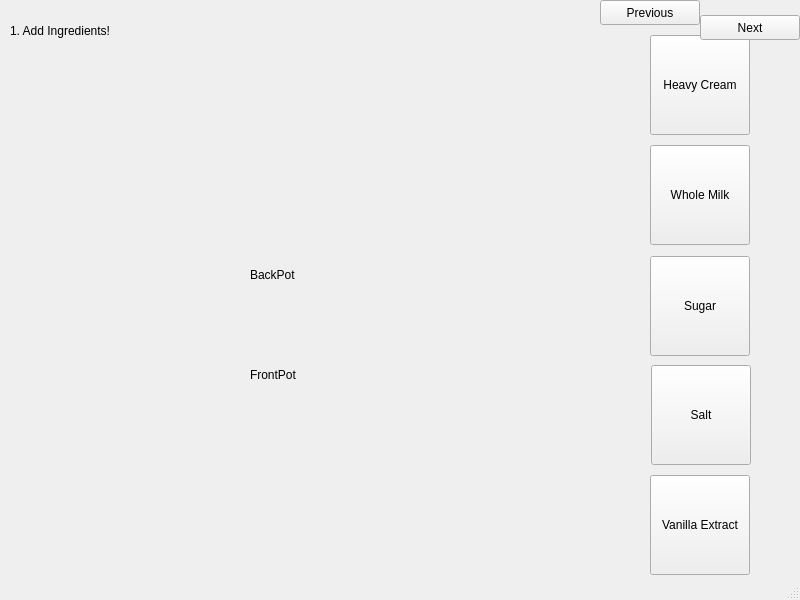
<?xml version="1.0" encoding="UTF-8"?>
<ui version="4.0">
 <class>MainWindow</class>
 <widget class="QMainWindow" name="MainWindow">
  <property name="geometry">
   <rect>
    <x>0</x>
    <y>0</y>
    <width>800</width>
    <height>600</height>
   </rect>
  </property>
  <property name="windowTitle">
   <string>MainWindow</string>
  </property>
  <widget class="QWidget" name="centralwidget">
   <widget class="QStackedWidget" name="gameScreens">
    <property name="geometry">
     <rect>
      <x>0</x>
      <y>0</y>
      <width>801</width>
      <height>600</height>
     </rect>
    </property>
    <property name="currentIndex">
     <number>1</number>
    </property>
    <widget class="QWidget" name="screen00Start">
     <widget class="QLabel" name="label">
      <property name="geometry">
       <rect>
        <x>130</x>
        <y>145</y>
        <width>221</width>
        <height>81</height>
       </rect>
      </property>
      <property name="text">
       <string>0. Start Menu: IceGunga Master</string>
      </property>
     </widget>
    </widget>
    <widget class="QWidget" name="screen01Add">
     <widget class="QLabel" name="labelAddIngredients">
      <property name="geometry">
       <rect>
        <x>10</x>
        <y>10</y>
        <width>141</width>
        <height>41</height>
       </rect>
      </property>
      <property name="text">
       <string>1. Add Ingredients!</string>
      </property>
     </widget>
     <widget class="QPushButton" name="buttonCream">
      <property name="geometry">
       <rect>
        <x>650</x>
        <y>35</y>
        <width>100</width>
        <height>100</height>
       </rect>
      </property>
      <property name="text">
       <string>Heavy Cream</string>
      </property>
     </widget>
     <widget class="QPushButton" name="buttonMilk">
      <property name="geometry">
       <rect>
        <x>650</x>
        <y>145</y>
        <width>100</width>
        <height>100</height>
       </rect>
      </property>
      <property name="text">
       <string>Whole Milk</string>
      </property>
     </widget>
     <widget class="QPushButton" name="buttonSugar">
      <property name="geometry">
       <rect>
        <x>650</x>
        <y>256</y>
        <width>100</width>
        <height>100</height>
       </rect>
      </property>
      <property name="text">
       <string>Sugar</string>
      </property>
     </widget>
     <widget class="QPushButton" name="buttonSalt">
      <property name="geometry">
       <rect>
        <x>651</x>
        <y>365</y>
        <width>100</width>
        <height>100</height>
       </rect>
      </property>
      <property name="text">
       <string>Salt</string>
      </property>
     </widget>
     <widget class="QPushButton" name="buttonVanilla">
      <property name="geometry">
       <rect>
        <x>650</x>
        <y>475</y>
        <width>100</width>
        <height>100</height>
       </rect>
      </property>
      <property name="text">
       <string>Vanilla Extract</string>
      </property>
     </widget>
     <widget class="QLabel" name="labelFrontPot">
      <property name="geometry">
       <rect>
        <x>250</x>
        <y>300</y>
        <width>300</width>
        <height>150</height>
       </rect>
      </property>
      <property name="text">
       <string>FrontPot</string>
      </property>
     </widget>
     <widget class="QLabel" name="labelBackPot">
      <property name="geometry">
       <rect>
        <x>250</x>
        <y>200</y>
        <width>300</width>
        <height>150</height>
       </rect>
      </property>
      <property name="text">
       <string>BackPot</string>
      </property>
     </widget>
    </widget>
    <widget class="QWidget" name="screen02Boil">
     <widget class="QLabel" name="label_3">
      <property name="geometry">
       <rect>
        <x>80</x>
        <y>85</y>
        <width>251</width>
        <height>61</height>
       </rect>
      </property>
      <property name="text">
       <string>2. Boil Mixture!</string>
      </property>
     </widget>
    </widget>
    <widget class="QWidget" name="screen03Freeze">
     <widget class="QLabel" name="label_4">
      <property name="geometry">
       <rect>
        <x>120</x>
        <y>95</y>
        <width>161</width>
        <height>41</height>
       </rect>
      </property>
      <property name="text">
       <string>3. Freeze Mixture!</string>
      </property>
     </widget>
    </widget>
    <widget class="QWidget" name="screen04Churn">
     <widget class="QLabel" name="label_5">
      <property name="geometry">
       <rect>
        <x>150</x>
        <y>145</y>
        <width>141</width>
        <height>71</height>
       </rect>
      </property>
      <property name="text">
       <string>4. Churn Mixture!</string>
      </property>
     </widget>
    </widget>
    <widget class="QWidget" name="screen05Serve">
     <widget class="QLabel" name="label_6">
      <property name="geometry">
       <rect>
        <x>190</x>
        <y>125</y>
        <width>101</width>
        <height>71</height>
       </rect>
      </property>
      <property name="text">
       <string>5. Serve!</string>
      </property>
     </widget>
     <widget class="QGraphicsView" name="graphicsView">
      <property name="geometry">
       <rect>
        <x>70</x>
        <y>20</y>
        <width>500</width>
        <height>500</height>
       </rect>
      </property>
     </widget>
     <zorder>graphicsView</zorder>
     <zorder>label_6</zorder>
    </widget>
   </widget>
   <widget class="QPushButton" name="buttonPrevious">
    <property name="geometry">
     <rect>
      <x>600</x>
      <y>0</y>
      <width>100</width>
      <height>25</height>
     </rect>
    </property>
    <property name="text">
     <string>Previous</string>
    </property>
   </widget>
   <widget class="QPushButton" name="buttonNext">
    <property name="geometry">
     <rect>
      <x>700</x>
      <y>15</y>
      <width>100</width>
      <height>25</height>
     </rect>
    </property>
    <property name="text">
     <string>Next</string>
    </property>
   </widget>
   <zorder>gameScreens</zorder>
   <zorder>buttonNext</zorder>
   <zorder>buttonPrevious</zorder>
  </widget>
  <widget class="QMenuBar" name="menubar">
   <property name="geometry">
    <rect>
     <x>0</x>
     <y>0</y>
     <width>800</width>
     <height>21</height>
    </rect>
   </property>
  </widget>
  <widget class="QStatusBar" name="statusbar"/>
 </widget>
 <resources/>
 <connections/>
</ui>
